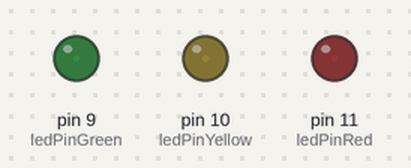
A sketch run on a simulated Arduino Nano, built with avr-gcc and run on an emulated ATmega328P. Shown: output pins drawn as LEDs (lit = HIGH).

Above: at 0.05 s.
At 0.95 s:
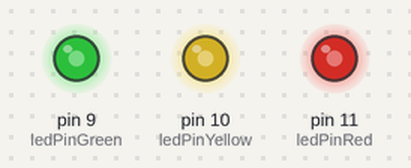
At 1.4 s:
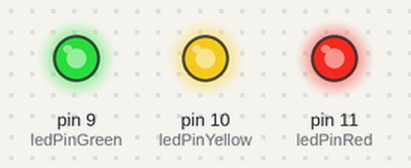
At 2.75 s:
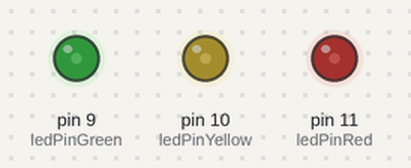
Timing chart, 0 to 7.2 s (numbered marks = the images above):
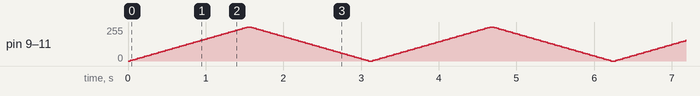

The sketch:

Fade_In.ino
```cpp
/*
  Fade in
  Example 2
*/

// On an Arduino Nano, the PWM (analogWrite) pins are:
// 3, 5, 6, 9, 10, 11
//
// Not PWM:
// 0, 1, 2, 4, 7, 8, 12, 13

const int ledPinRed = 11;
const int ledPinYellow = 10;
const int ledPinGreen = 9;

int brightness = 0;

void setup() {
  pinMode(ledPinRed, OUTPUT);
  pinMode(ledPinYellow, OUTPUT);
  pinMode(ledPinGreen, OUTPUT);
}

void loop() {
  for (brightness = 0; brightness <= 255; brightness += 5) {
    analogWrite(ledPinRed, brightness);
    analogWrite(ledPinYellow, brightness);
    analogWrite(ledPinGreen, brightness);
    delay(30);
  }

  for (brightness = 255; brightness>= 0; brightness -= 5){
    analogWrite(ledPinRed, brightness);
    analogWrite(ledPinYellow, brightness);
    analogWrite(ledPinGreen, brightness);
    delay(30);
  }
}
```
